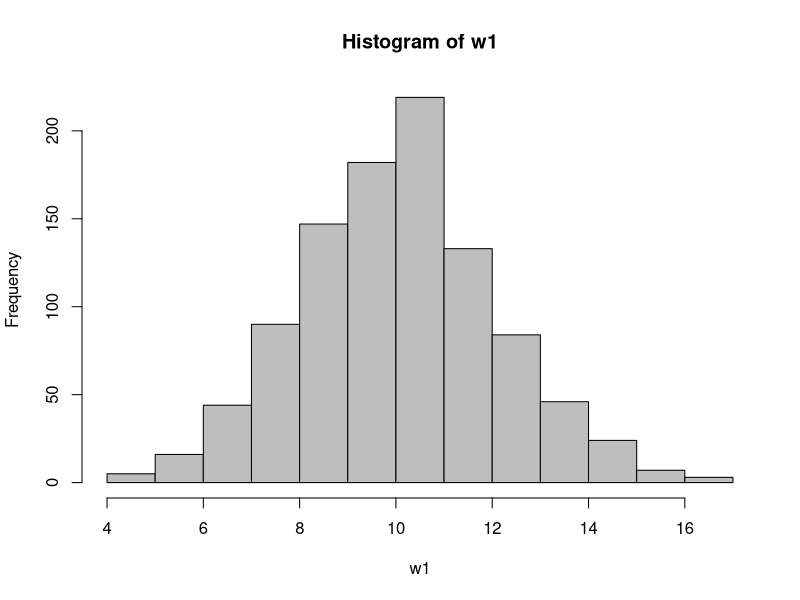
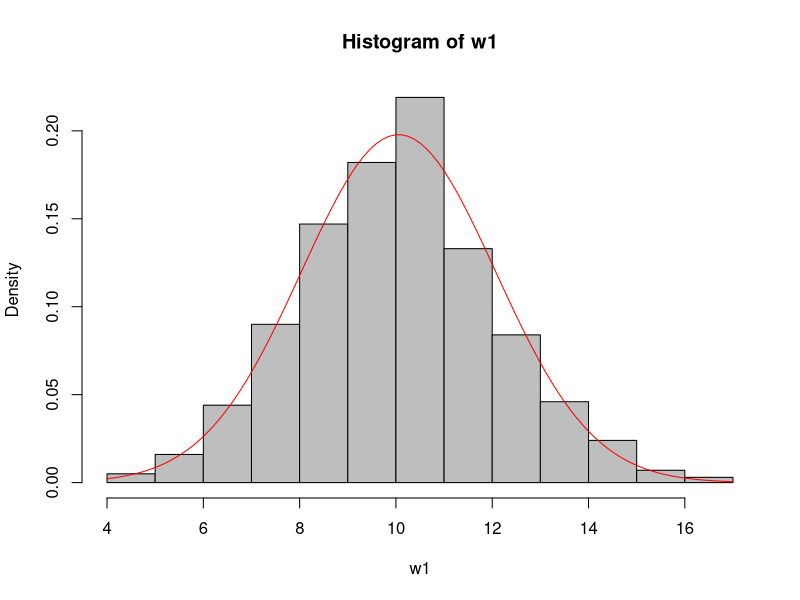
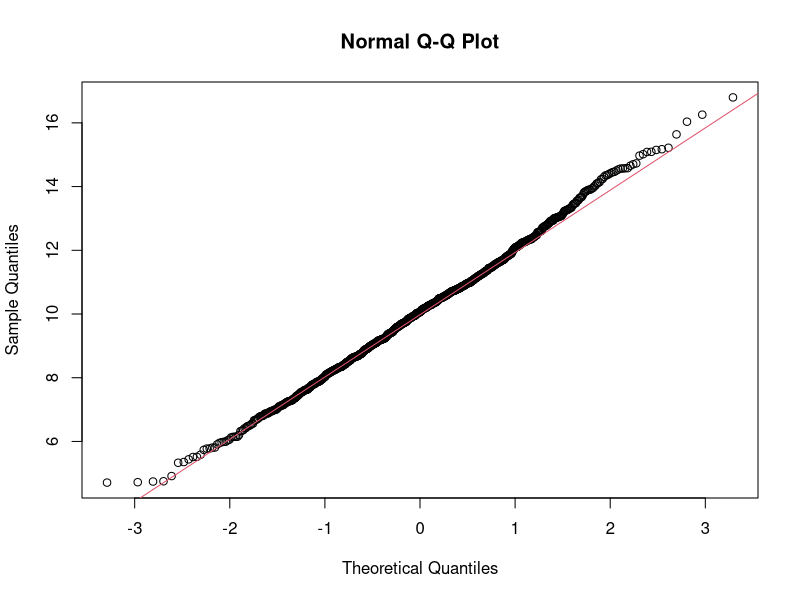
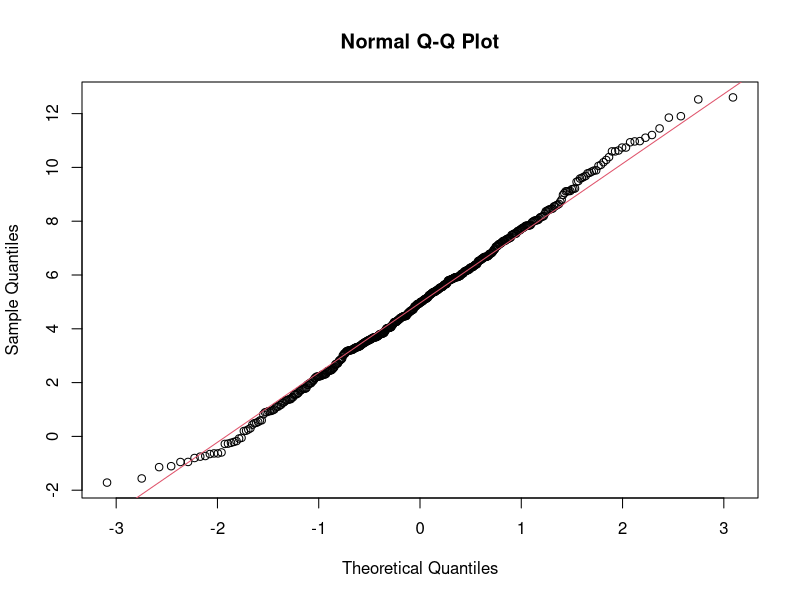
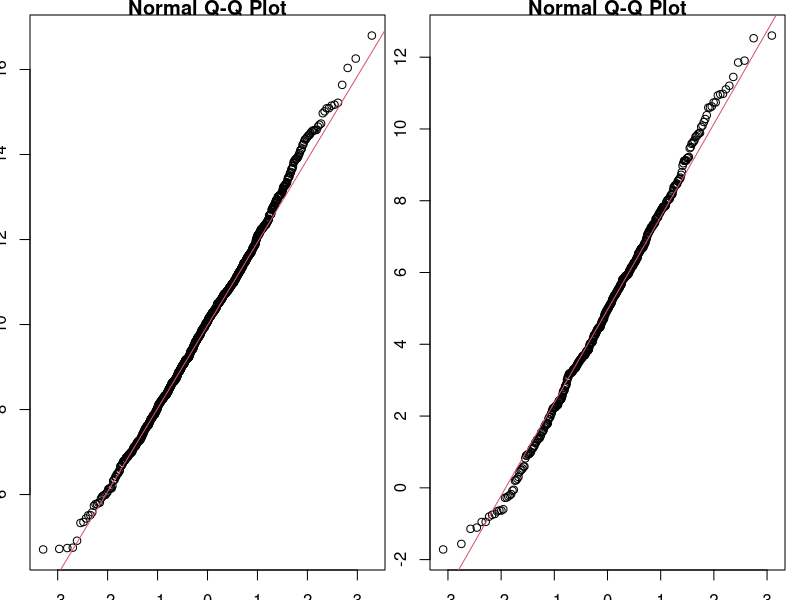
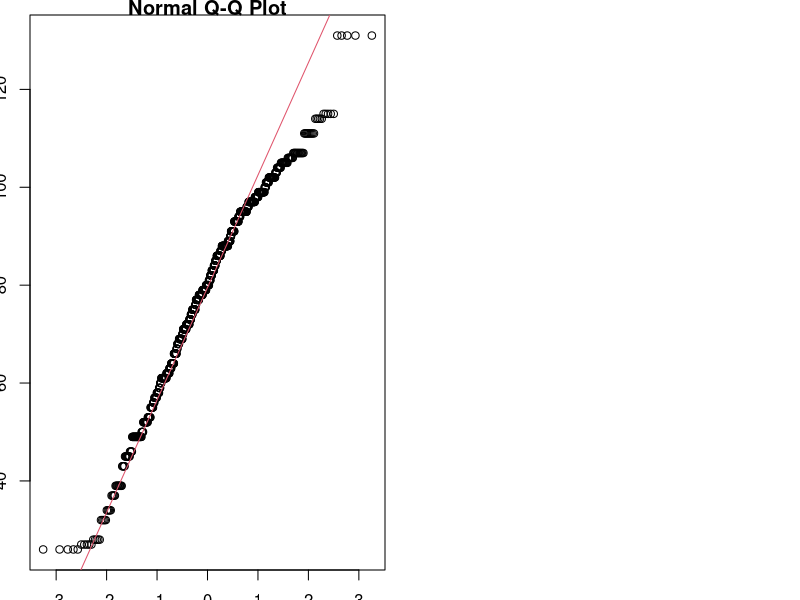

Write the R code that produced these figures, in order.
## Generate two data sets
## First Normal, second from a t-distribution
w1<-rnorm(1000, mean=10, sd=2) 
w2<-rnorm(500, mean=5, sd=3) 

## Have a look at the histogram
hist(w1, col="grey")
hist(w1, col="grey", freq=F)

## Have a look at the curve on the histogram
curve( dnorm(x, mean = mean(w1),sd= sd(w1)), add=T, col="red")

## Perform the test
shapiro.test(w1)
shapiro.test(w2)

## Plot using a qqplot
qqnorm(w1)
qqline(w1, col = 2)

qqnorm(w2)
qqline(w2, col = 2)

## Plot multi qqplot
par( mfrow = c(1,2 ),mai=c(0.3,0.3,0.15,0.15))
qqnorm(w1)
qqline(w1, col = 2)

qqnorm(w2)
qqline(w2, col = 2)


## eGFR example
setwd('D:\\workshop')
dataset = read.csv("eGFR.csv", header=T,colClasses = c("numeric", "numeric", "numeric","numeric", "numeric"))

shapiro.test(dataset[,1])
qqnorm(dataset[,1])
qqline(dataset[,1], col = 2)
